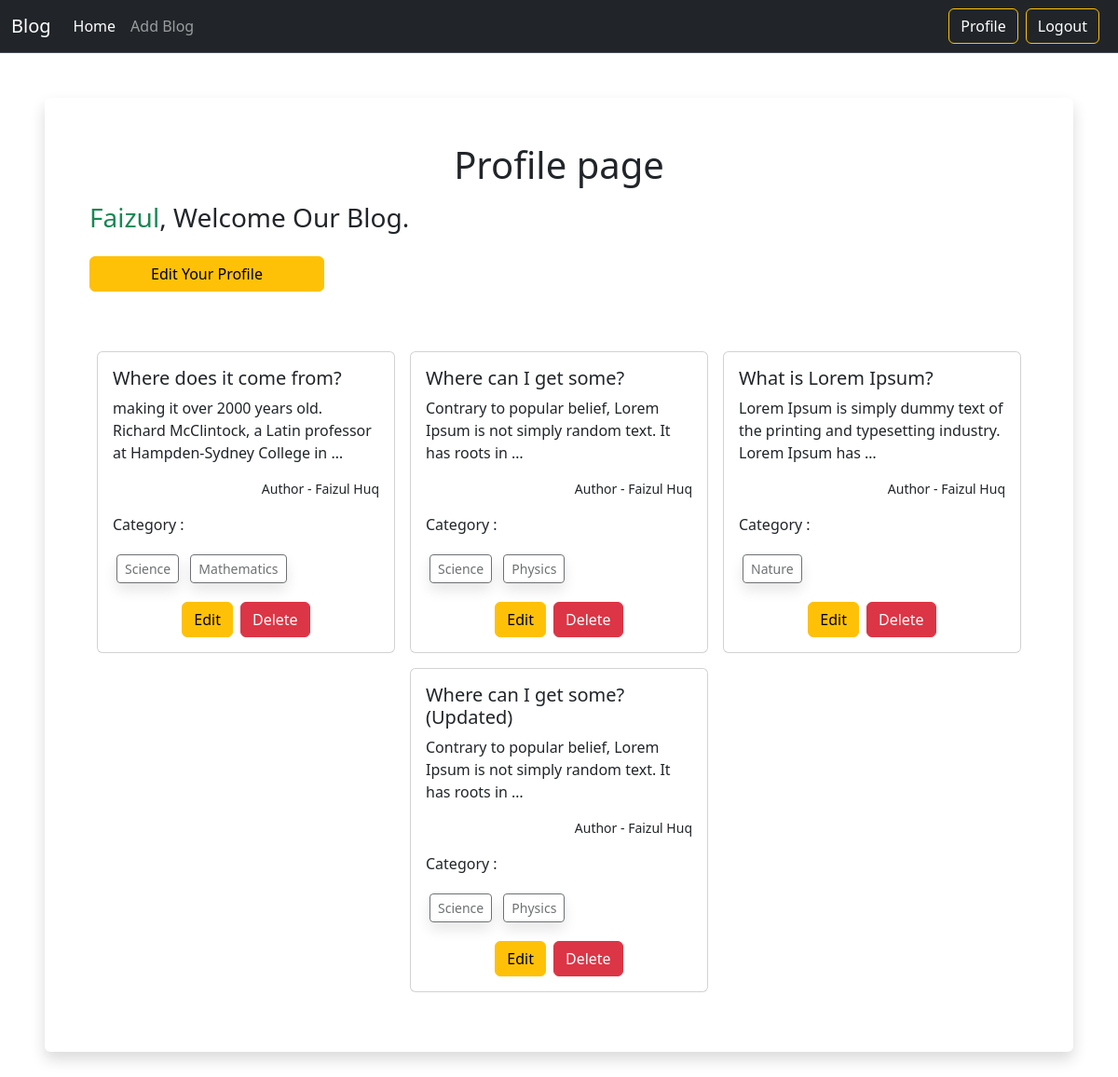
The page /author/profile/ (signed in) on the database its author committed.
### posts/models.py (models this page shows, shortened)
class Post(models.Model):
    title = models.CharField(max_length=50)
    content = models.TextField()
    category = models.ManyToManyField(Category)
    author = models.ForeignKey(User, on_delete= models.CASCADE)

### categories/models.py (models this page shows, shortened)
class Category(models.Model):
    name = models.CharField(max_length=100)
    slug = models.SlugField(max_length=100, unique=True, null=True, blank=True)

### author/views.py (the view)
# urls.py: path('profile/', profile, name='profile'),
@login_required
def profile(request):
    data = Post.objects.filter(author = request.user)
    return render(request, 'profile.html', {'data' : data})

### author/templates/profile.html (shortened to what this page needs)
{% extends "base.html" %}
{% load crispy_forms_tags %}
{% block content %}
    <div class="card shadow border-0 m-5 p-5">
        <h1 class="text-center mb-3">Profile page</h1>
        <h3><span class="text-success">{{user}}</span>, Welcome Our Blog.</h3>
        <a class="btn btn-warning my-3 w-25" href="{% url 'edit_profile' %}">Edit Your Profile</a>
        <div class="d-flex flex-wrap justify-content-center pt-5">
            {% for blog in data %}
            <div class="col-sm-4 col-lg-4 mb-3">
              <div class="card mx-2">
                <div class="card-body">
                  <h5 class="card-title">{{blog.title}}</h5>
                  <p class="card-text">{{ blog.content | truncatewords:15 }}</p>
                  <small class="d-block text-end mb-3">Author - {{blog.author.first_name}} {{blog.author.last_name}} </small>
                  <p>
                    Category :
                    <p>
                      {% for cat in blog.category.all %}
                        <button class="btn btn-sm shadow m-1" disabled>{{cat.name}}</button>
                      {% endfor %}
                    </p>
                  </p>
                  {% if user.is_authenticated %}
                  <div class="d-flex justify-content-center">
                    <a href="{% url 'edit_blog' blog.id %}" class="btn btn-warning mx-1">Edit</a>
                    <a href="{% url 'delete_blog' blog.id %}" class="btn btn-danger mx-1">Delete</a>
                  </div>
                  {% endif %}
                </div>
              </div>
            </div>
            {% endfor %}
          </div>
    </div>
{% endblock content %}

### rows shown on the page
Post: title "Where does it come from?", content "making it over 2000 years old. Richard McClintock, a Latin professor at Hampden-Sydney College in …", author.first_name "Faizul", author.last_name "Huq"
Category: name "Science"
Category: name "Mathematics"
Post: title "Where can I get some?", content "Contrary to popular belief, Lorem Ipsum is not simply random text. It has roots in …", author.first_name "Faizul", author.last_name "Huq"
Category: name "Physics"
Post: title "What is Lorem Ipsum?", content "Lorem Ipsum is simply dummy text of the printing and typesetting industry. Lorem Ipsum has …", author.first_name "Faizul", author.last_name "Huq"
Category: name "Nature"
Post: title "Where can I get some?(Updated)", content "Contrary to popular belief, Lorem Ipsum is not simply random text. It has roots in …", author.first_name "Faizul", author.last_name "Huq"

### other values the page prints
{{ user }} "Faizul"
